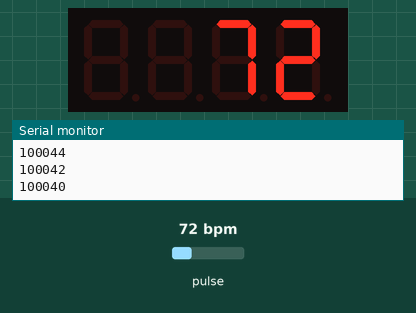
Bench run of a sketch on a simulated Arduino Mega 2560, built with avr-gcc and run on an emulated ATmega2560. Parts: 4-digit seven-segment display, the last lines printed to the serial monitor. The test bench sets the inputs (shaded band); at power-on: pulse 72 bpm.

Above: at 1.4 s.
1.5 s: pulse set to 100 bpm
At 1.9 s:
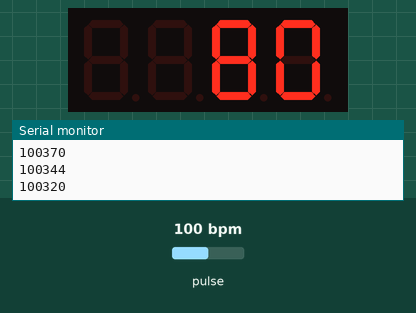
3.6 s: pulse set to 130 bpm
At 5.5 s:
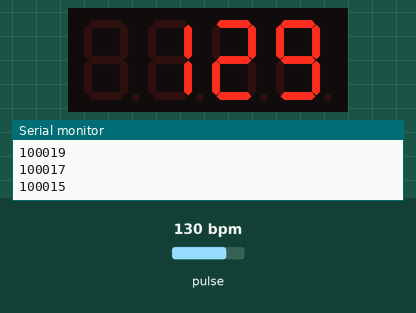
5.7 s: pulse set to 70 bpm
At 9.8 s:
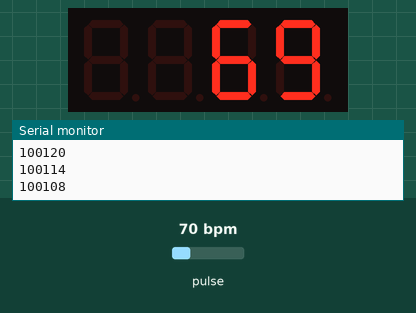
Timing chart, 0 to 11.3 s (numbered marks = the images above; inputs shaded):
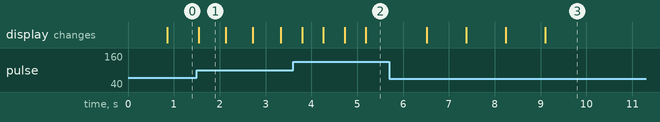

The sketch:

hearbeat.ino
```cpp
#include <Wire.h>
#include <TM1637Display.h>
#include "MAX30105.h"
#include "heartRate.h"

// ---------------- DISPLAY ----------------
#define DISPLAY_CLK 28
#define DISPLAY_DAT 29

TM1637Display display(DISPLAY_CLK, DISPLAY_DAT);

// ---------------- SENSOR ----------------
MAX30105 sensor;

// ---------------- BPM FILTER ----------------
const int RATE_SIZE = 4;
int rates[RATE_SIZE];
int rateSpot = 0;

long lastBeat = 0;
int avgBpm = 0;

void setup() {
  Serial.begin(115200);
  Wire.begin();

  // --- SENSOR INIT ---
  if (!sensor.begin(Wire)) {
    Serial.println("MAX30102 not found!");
    while (1);
  }

  // Stronger LED signal (important!)
  sensor.setup();
  sensor.setPulseAmplitudeRed(0x2F);
  sensor.setPulseAmplitudeGreen(0);

  // initialize buffer
  for (int i = 0; i < RATE_SIZE; i++) {
    rates[i] = 0;
  }

  display.setBrightness(7);
  display.clear();

  Serial.println("Place finger on sensor...");
}

void loop() {

  sensor.check();
  while (sensor.available()) {

    long irValue = sensor.getIR();

    sensor.nextSample();

    Serial.println(irValue);

    // ---------------- FINGER DETECTION ----------------
    if (irValue < 50000) {
      display.showNumberDec(0);
      continue;
    }

    // ---------------- BEAT DETECTION ----------------
    if (checkForBeat(irValue)) {

      long now = millis();
      long delta = now - lastBeat;
      lastBeat = now;

      if (delta > 0) {
        int bpm = 60000 / delta;

        // ignore unrealistic values
        if (bpm > 30 && bpm < 220) {

          rates[rateSpot++] = bpm;
          rateSpot %= RATE_SIZE;

          int sum = 0;
          int count = 0;

          for (int i = 0; i < RATE_SIZE; i++) {
            if (rates[i] > 0) {
              sum += rates[i];
              count++;
            }
          }

          if (count > 0) {
            avgBpm = sum / count;

            Serial.print("BPM: ");
            Serial.println(avgBpm);

            display.showNumberDec(avgBpm);
          }
        }
      }
    }
  }
}
```

Measured:
- after the input at 1.5 s, the display: changes at once (image 1)
- after the input at 3.6 s, the display: first changes after 0.20 s (image 2 shows a later state)
- after the input at 5.7 s, the display: first changes after 0.81 s (image 3 shows a later state)
- what the display in image 1 shows lasts 0.6 s, from 1.5 s to 2.1 s
